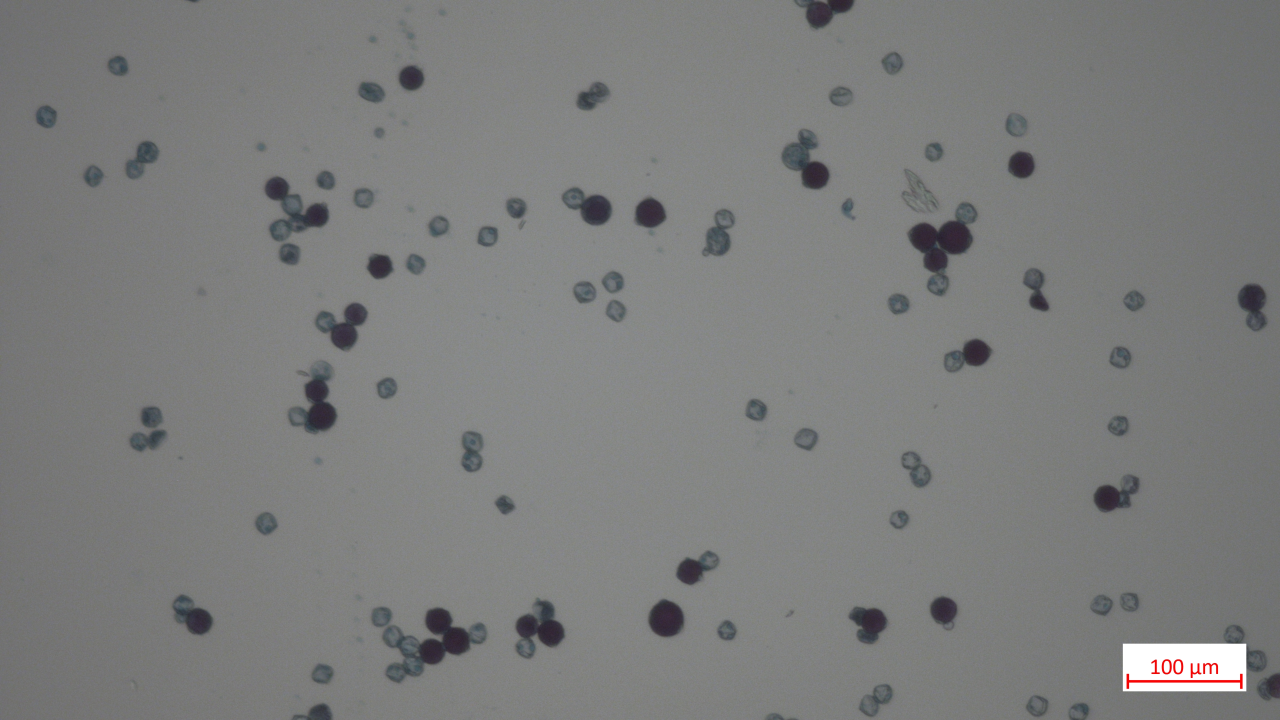
#> input picture input/pollen2.jpg, 3840 x 2160 px (shown at 1/3 size)
$ python cy5.py
#> lines starting #> are read from the running program, lines starting #| are printed output that depends on the picture; after the words box and inside, x2 and y2 are one past the last pixel; in counts of white or black regions, pixels touching at a corner belong together
# was meant to use watershedding to detect overlapping pollen
# but highlights dark ones instead
# main ref: https://docs.opencv.org/3.3.1/d3/db4/tutorial_py_watershed.html

import cv2 as cv
import numpy as np

def smolShow(img, caption):
    scale_percent = 20
    width = int(img.shape[1] * scale_percent / 100)
    height = int(img.shape[0] * scale_percent / 100)
    dim = (width, height)

    resized = cv.resize(img, dim, interpolation = cv.INTER_AREA)

    cv.imshow(caption, resized)

img = cv.imread('./input/pollen2.jpg')
#> img is the input picture: shape (2160, 3840, 3); mean B, G, R 124.1, 124.6, 123.7
gray = cv.cvtColor(img, cv.COLOR_BGR2GRAY)

ret, thresh = cv.threshold(gray, 0, 255, cv.THRESH_BINARY_INV + cv.THRESH_OTSU)
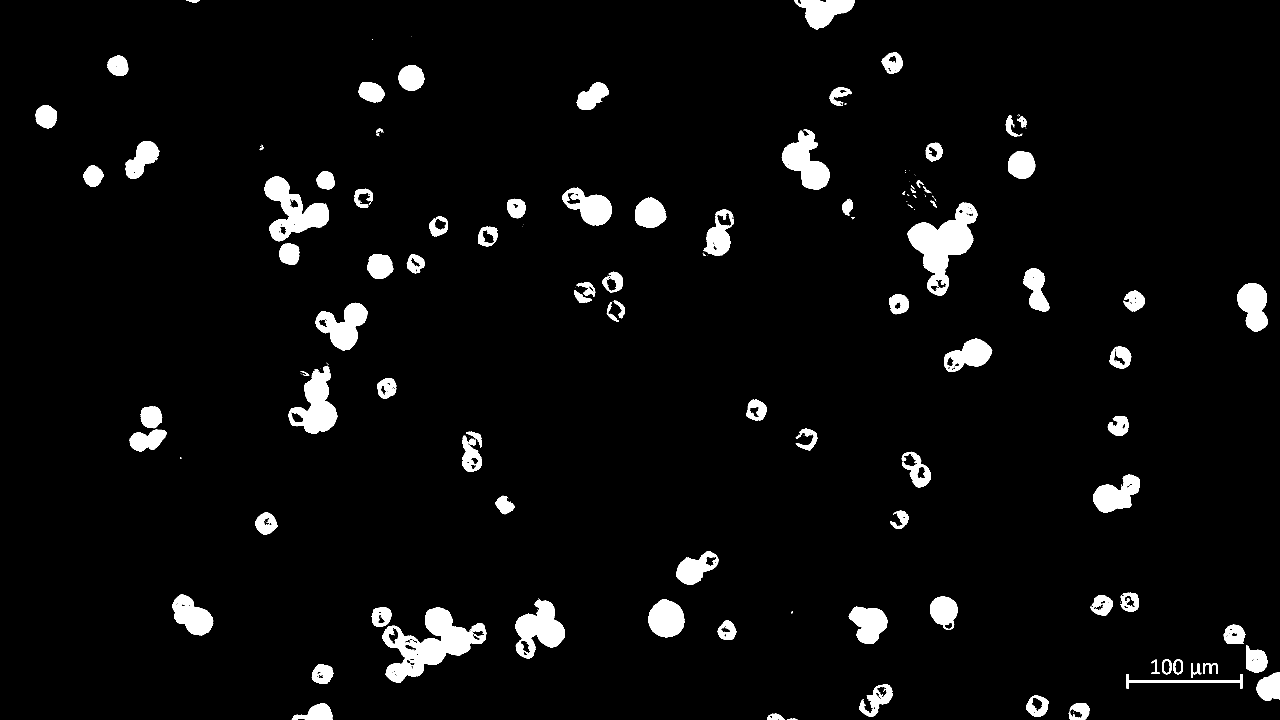
#> thresh: shape (2160, 3840) (shown at 1/3 size); 4.5% white; 236 white regions (134 under 20 px), largest, box (x1, y1, x2, y2) and area: (1147, 1822, 1460, 2049) 28676, (2723, 608, 2933, 888) 25141, (794, 529, 987, 724) 16867
#> ret = 99

kernel = np.ones((3,3), np.uint8)
opening = cv.morphologyEx(thresh, cv.MORPH_OPEN, kernel, iterations = 2)
#> opening: shape (2160, 3840); 4.4% white; 116 white regions, largest, box (x1, y1, x2, y2) and area: (1148, 1823, 1459, 2048) 28161, (2723, 608, 2932, 887) 24910, (794, 529, 987, 723) 16630

sure_bg = cv.dilate(opening, kernel, iterations = 3)
#> sure_bg: shape (2160, 3840); 5.7% white; 91 white regions, largest, box (x1, y1, x2, y2) and area: (1113, 1819, 1462, 2051) 38022, (2720, 605, 2935, 890) 29417, (791, 526, 990, 726) 20298

dist_transform = cv.distanceTransform(opening, cv.DIST_L2, 5)
ret, sure_fg = cv.threshold(dist_transform, 0.7*dist_transform.max(), 255, 0)
#> sure_fg: shape (2160, 3840) float32; 0.05% white; 25 white regions (4 under 20 px), largest, box (x1, y1, x2, y2) and area: (2764, 698, 2880, 755) 1770, (1982, 1837, 2016, 1875) 970, (1777, 621, 1799, 639) 296
#> ret = 36.91

sure_fg = np.uint8(sure_fg)
unknown = cv.subtract(sure_bg, sure_fg)
#> unknown: shape (2160, 3840); 5.6% white; 91 white regions, largest, box (x1, y1, x2, y2) and area: (1113, 1819, 1462, 2051) 37804, (2720, 605, 2935, 890) 27642, (791, 526, 990, 726) 20298

ret, markers = cv.connectedComponents(sure_fg)
#> markers: shape (2160, 3840) int32; 26 distinct labels, from 0 to 25
#> ret = 26

markers = markers + 1
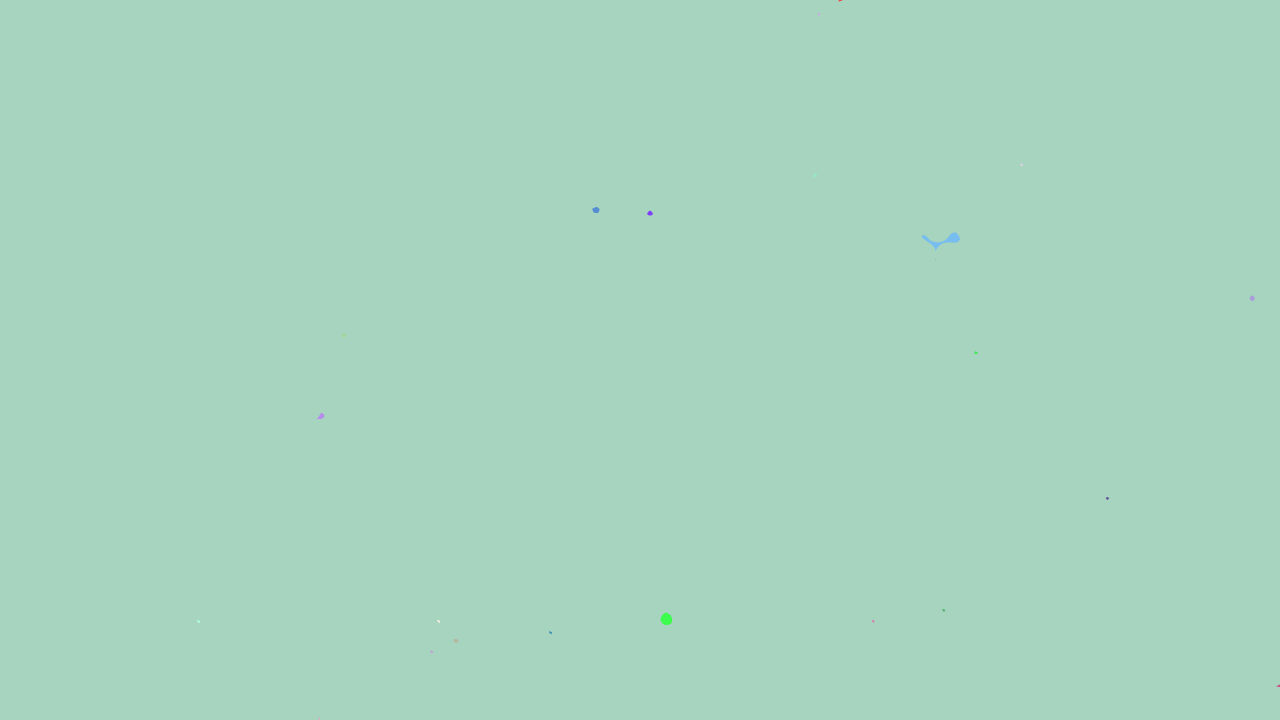
#> markers: shape (2160, 3840) int32 (shown at 1/3 size); 26 distinct labels, from 1 to 26; one colour per label, 0 black

markers[unknown==255] = 0
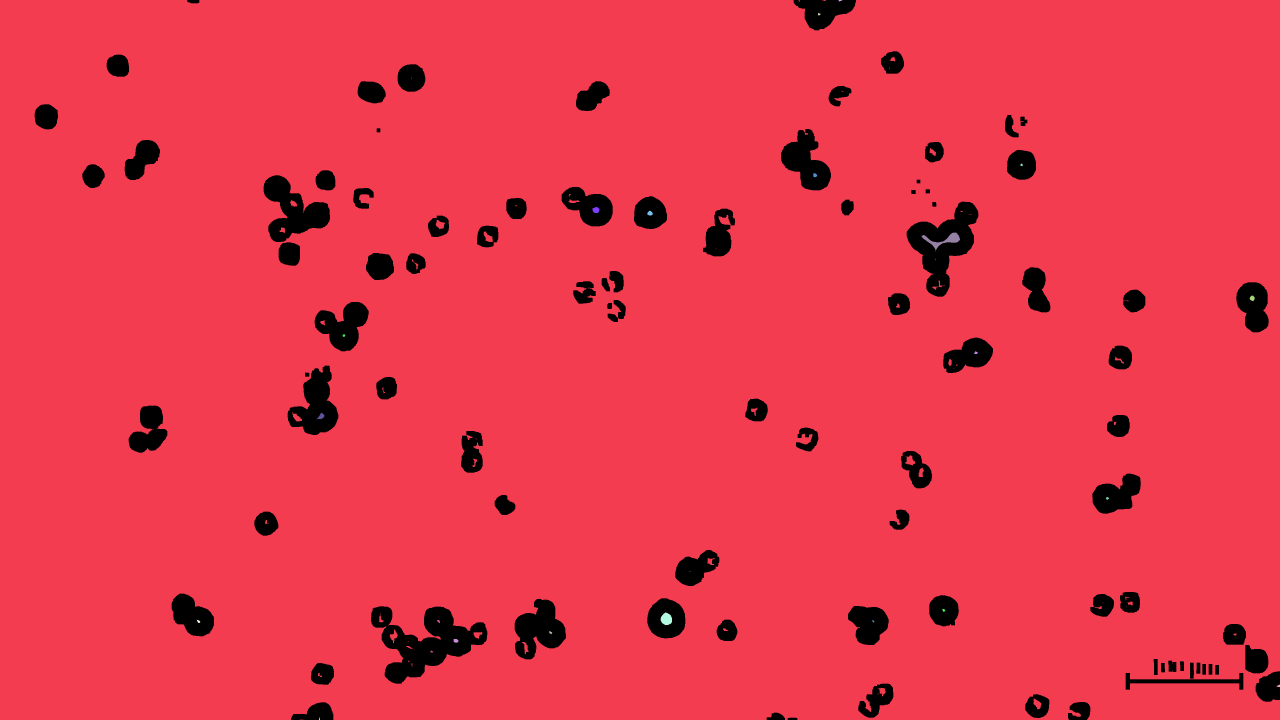
#> markers: shape (2160, 3840) int32 (shown at 1/3 size); 27 distinct labels, from 0 to 26; one colour per label, 0 black

cimg = img.copy()

markers = cv.watershed(cimg, markers)
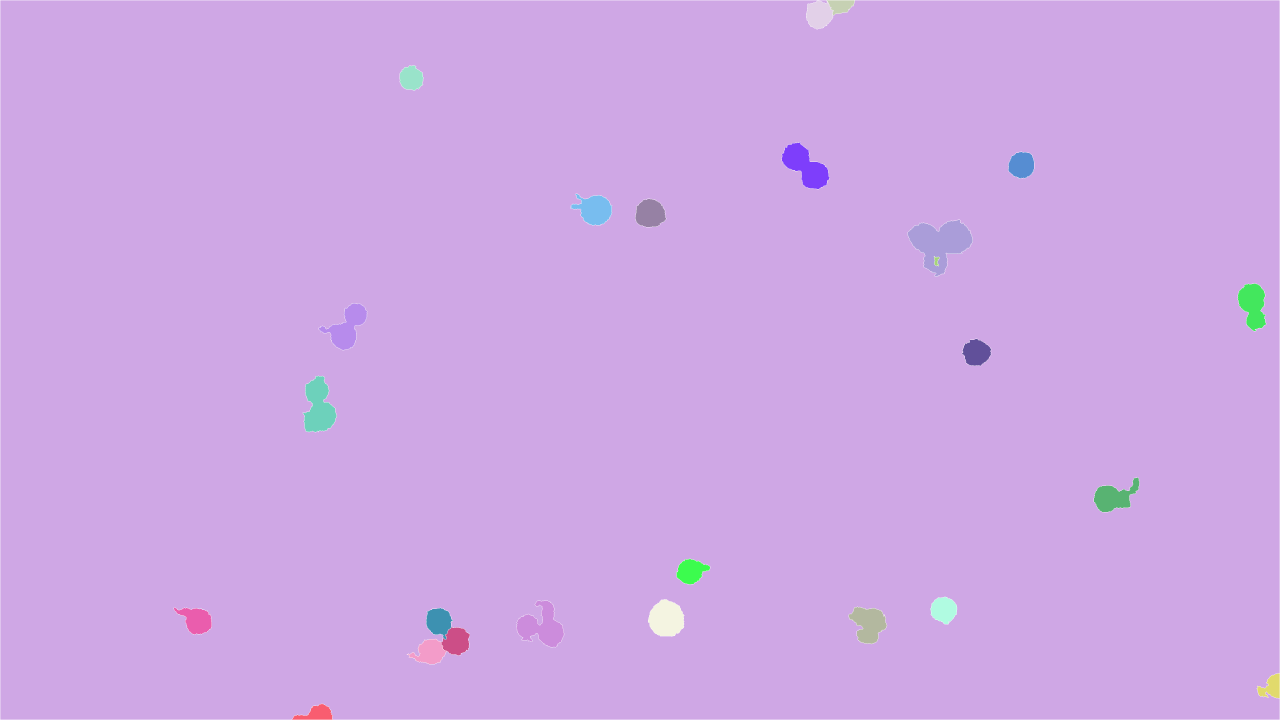
#> markers: shape (2160, 3840) int32 (shown at 1/3 size); 27 distinct labels, from -1 to 26; one colour per label, 0 black, -1 white
cimg[markers == -1] = [0, 0, 255]

smolShow(img, "orig")
smolShow(gray, "gray")
smolShow(thresh, "threshold")
#> call 3 of smolShow, with caption = 'threshold'
#> in smolShow (call 3), `resized = cv.resize(img, dim, interpolation = cv.INTER_AREA)`:
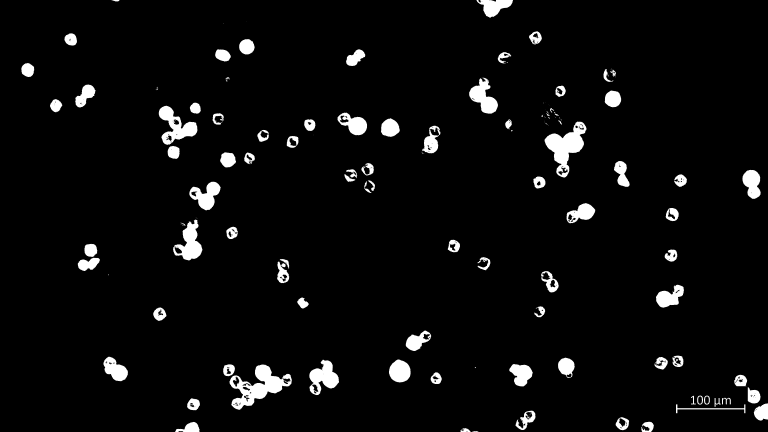
#> resized: shape (432, 768); min 0, max 255, mean 11.5
smolShow(cimg, "tada")

cv.waitKey(0)
cv.destroyAllWindows()

#cv.imwrite("./output/darkpollen2.jpg", cimg)

$ run again, with input/pollen1.jpg copied over input/pollen2.jpg
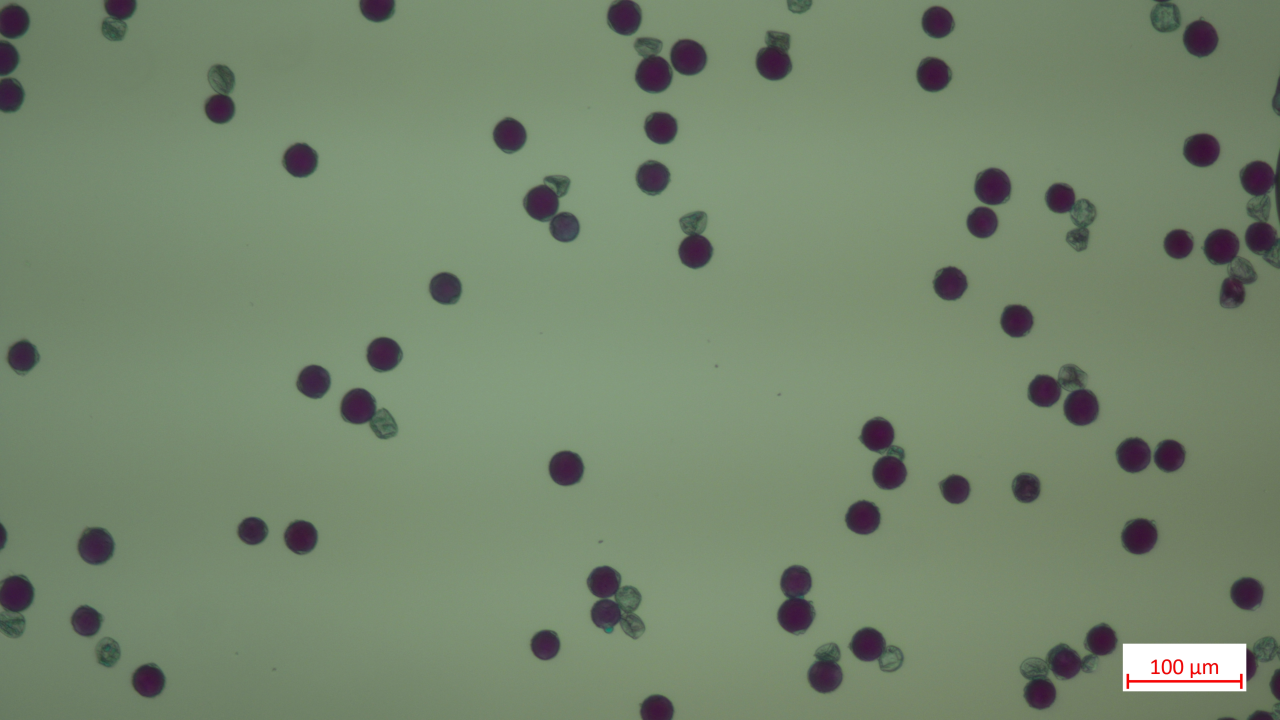
#> input picture input/pollen1.jpg, 3840 x 2160 px (shown at 1/3 size)
#> img is the input picture: shape (2160, 3840, 3); mean B, G, R 109.1, 134.1, 117.3
#> `ret, thresh = cv.threshold(gray, 0, 255, cv.THRESH_BINARY_INV + cv.THR..`:
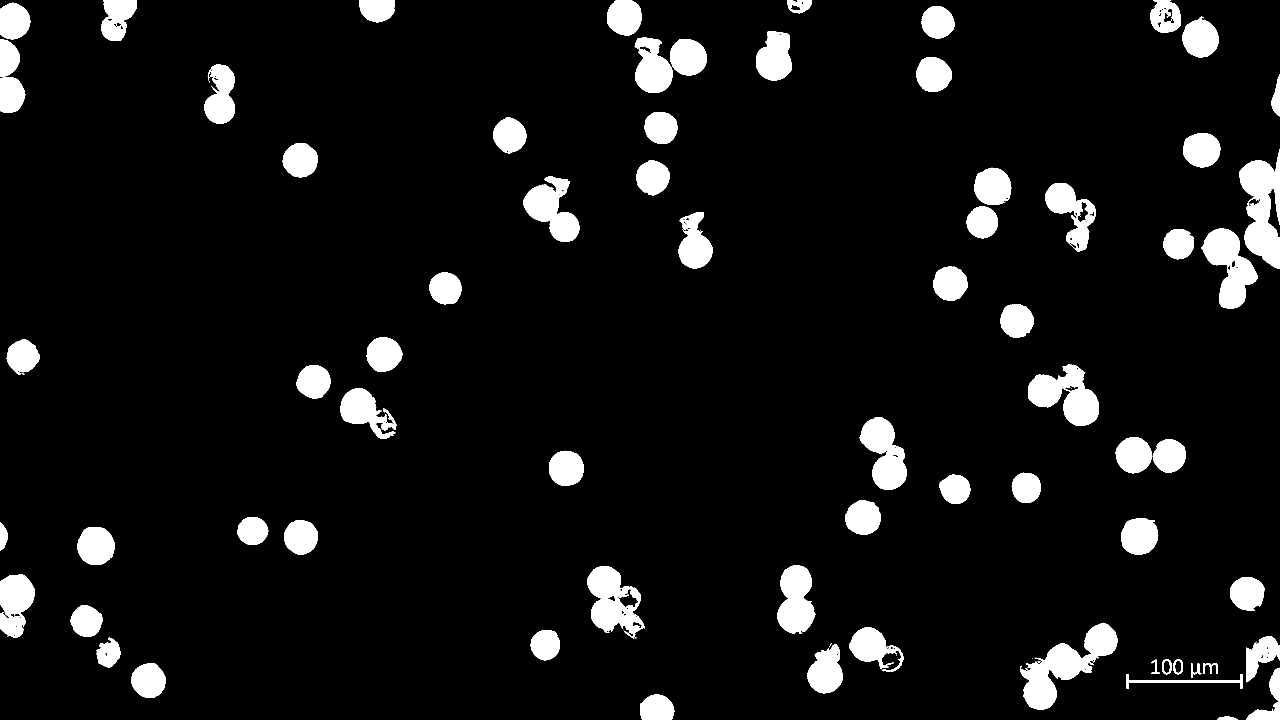
#> thresh: shape (2160, 3840) (shown at 1/3 size); 7.5% white; 103 white regions (29 under 20 px), largest, box (x1, y1, x2, y2) and area: (3061, 1868, 3354, 2130) 28534, (3718, 447, 3840, 807) 26211, (3084, 1093, 3297, 1278) 21404
#> `ret, thresh = cv.threshold(gray, 0, 255, cv.THRESH_BINARY_INV + cv.THR..`: ret = 95
#> opening: shape (2160, 3840); 7.4% white; 86 white regions, largest, box (x1, y1, x2, y2) and area: (3062, 1869, 3353, 2130) 28244, (3718, 453, 3840, 806) 26053, (3084, 1094, 3297, 1277) 21147
#> sure_bg: shape (2160, 3840); 8.7% white; 70 white regions, largest, box (x1, y1, x2, y2) and area: (3059, 1866, 3356, 2133) 32681, (3715, 450, 3840, 809) 29610, (1902, 110, 2124, 282) 26030
#> `ret, sure_fg = cv.threshold(dist_transform, 0.7*dist_transform.max(), ..`: ret = 38.73
#> unknown: shape (2160, 3840); 8.3% white; 70 white regions, largest, box (x1, y1, x2, y2) and area: (3059, 1866, 3356, 2133) 31655, (3715, 450, 3840, 809) 28394, (1902, 110, 2124, 282) 24272
#> `ret, markers = cv.connectedComponents(sure_fg)`: ret = 66
#> resized: shape (432, 768)
#> in smolShow (call 3), `resized = cv.resize(img, dim, interpolation = cv.INTER_AREA)`:
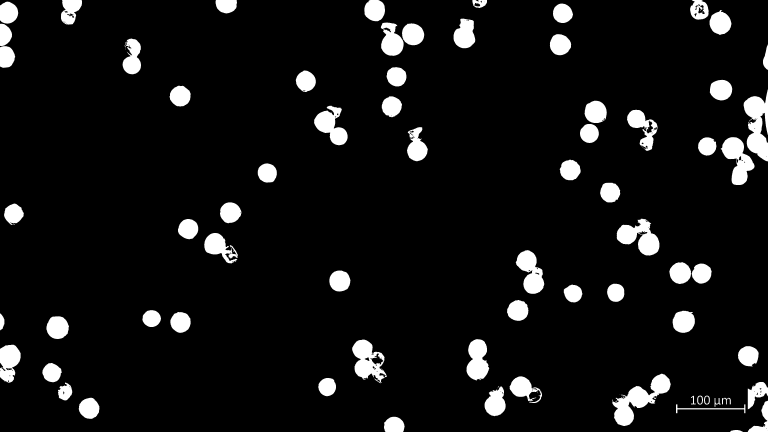
#> resized: shape (432, 768); min 0, max 255, mean 19
#> resized: shape (432, 768, 3)
